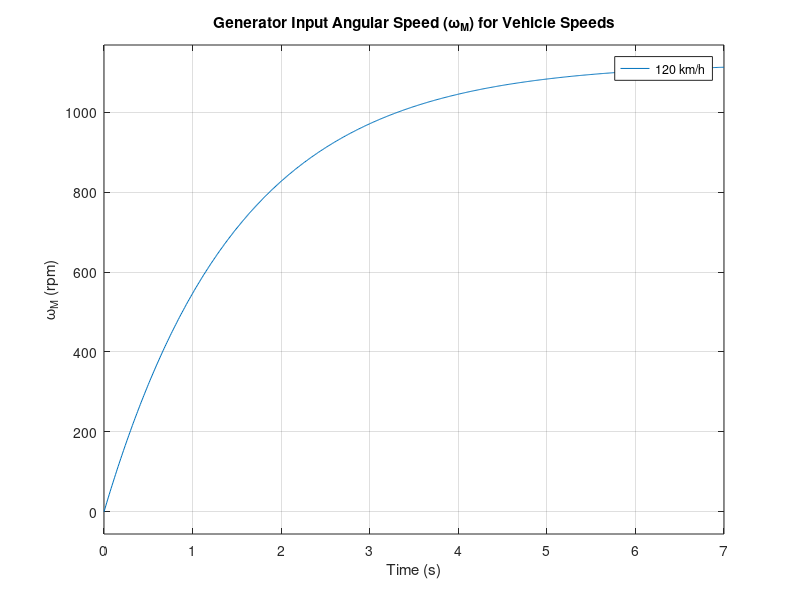
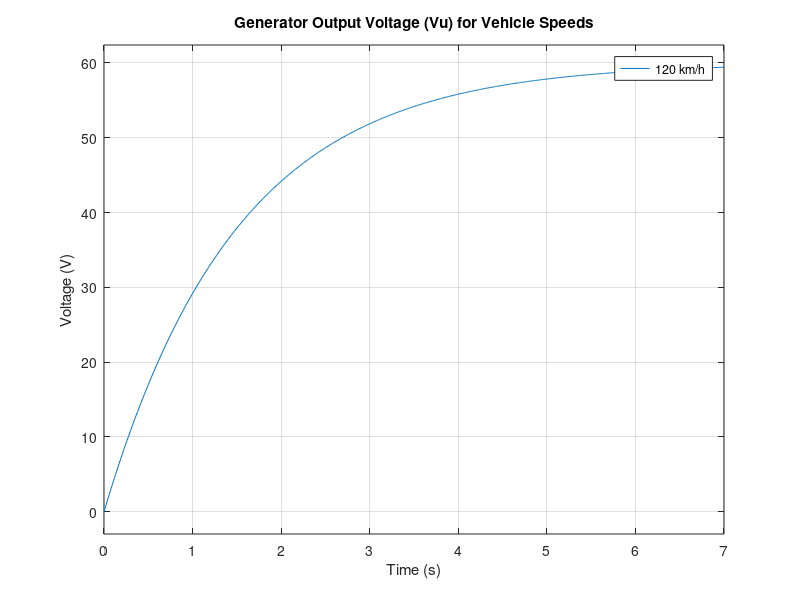

The MATLAB script that drew these images, in order:
clear all;
close all;
clc;

s = tf('s');

%% Script: KERS_Transfer_Functions_From_Speed_to_Vu.m
% This script computes two transfer functions:
% 1. From vehicle speed (km/h) to generator input angular speed (rpm)
% 2. From vehicle speed (km/h) to generator output voltage Vu (V)
% Both models include mechanical and electrical dynamics based on experimental data.

%% Parameters
% Mechanical speed gain (roller conversion and gear transmission)
roller_conversion = 7.2;   % rpm per km/h
N = 2.6;                   % gear ratio
K_rpm = roller_conversion * N;  % total gain: km/h → rpm

% Mechanical time constant (experimental)
tau_m = 1.5;               % seconds

% Electrical generator parameters
k_m = 0.51;                % V/(rad/s)
R_m = 15.30;               % Ohms
L_m = 5.58e-3;             % Henrys
tau_e = L_m / R_m;         % Electrical time constant (s)

% Conversion: rpm → rad/s
rpm_to_rad = 2 * pi / 60;

%% Transfer Function 1: Vehicle speed (km/h) → Generator speed (rpm)
G_speed_to_rpm = K_rpm / (1 + tau_m * s);

%% Transfer Function 2: Vehicle speed (km/h) → Generator voltage (V)
G_mech = G_speed_to_rpm;                      % Output in rpm
G_elec = rpm_to_rad * k_m / (1 + tau_e * s);  % rpm → rad/s → Vu
G_speed_to_Vu = G_mech * G_elec;

%% Plot: Generator input speed (rpm)
vehicle_speeds = [120, 100, 80, 60];  % km/h

figure;
hold on;
for v = vehicle_speeds
    step(v * G_speed_to_rpm, 0:0.01:7);
end
title('Generator Input Angular Speed (\omega_M) for Vehicle Speeds');
xlabel('Time (s)');
ylabel('\omega_M (rpm)');
legend('120 km/h', '100 km/h', '80 km/h', '60 km/h');
grid on;

%% Plot: Generator output voltage (Vu)
figure;
hold on;
for v = vehicle_speeds
    step(v * G_speed_to_Vu, 0:0.01:7);
end
title('Generator Output Voltage (Vu) for Vehicle Speeds');
xlabel('Time (s)');
ylabel('Voltage (V)');
legend('120 km/h', '100 km/h', '80 km/h', '60 km/h');
grid on;

%% Display transfer functions
disp('Transfer Function: Vehicle speed (km/h) → Generator input speed (rpm)');
G_speed_to_rpm

disp('Transfer Function: Vehicle speed (km/h) → Generator output voltage (Vu)');
G_speed_to_Vu